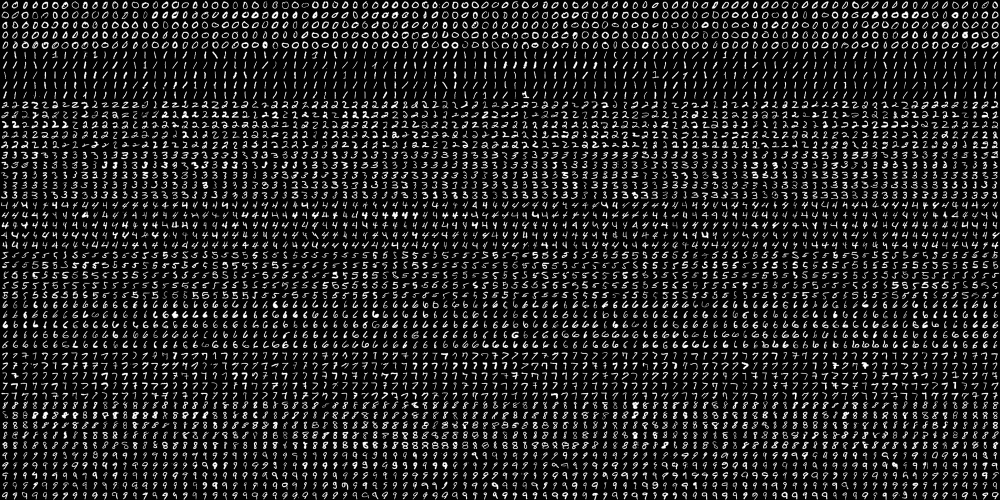
#> input picture 2022_图像算法基础教程(更新中)/day09/img/digits.png, 2000 x 1000 px (shown at 1/2 size)
$ jupyter execute --allow-errors day09.ipynb   (shell and % lines are left out)   (older library calls are emulated)
#> lines starting #> are read from the running program, lines starting #| are printed output that depends on the picture
### 机器学习1

[cell 1]
import sys
sys.path.append("../utils")
from imgload import *
import cv2
import matplotlib
import matplotlib.pyplot as plt
import numpy as np
import os
import math

plt.rcParams['font.sans-serif'] = ['SimHei']
plt.rcParams['axes.unicode_minus'] = False

##### knn

### knn 手写字分类

[cell 2]
img = cv2.imread('img/digits.png')
#> img is the input picture: shape (1000, 2000, 3); min 0, max 255, mean 33.8
gray = cv2.cvtColor(img,cv2.COLOR_BGR2GRAY)
cells = [np.hsplit(row,100) for row in np.vsplit(gray,50)]
#> cells = 50 items
x = np.array(cells)
x.shape
#> Out = (50, 100, 20, 20)

#### 准备数据

[cell 3]
train = x[:,:50].reshape(-1,400).astype(np.float32) # Size = (2500,400)
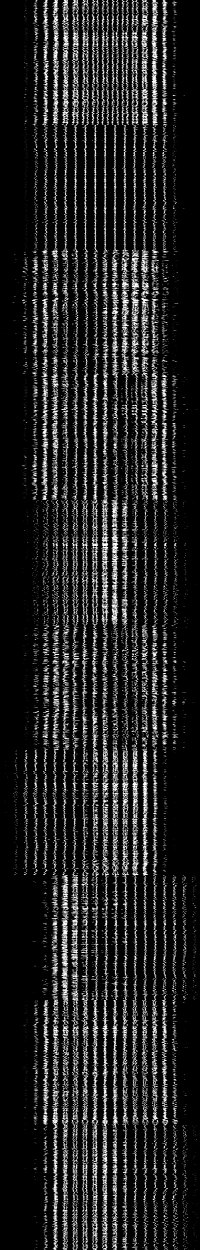
#> train: shape (2500, 400) float32 (shown at 1/2 size); min 0, max 255, mean 33.8
test = x[:,50:100].reshape(-1,400).astype(np.float32) # Size = (2500,400)
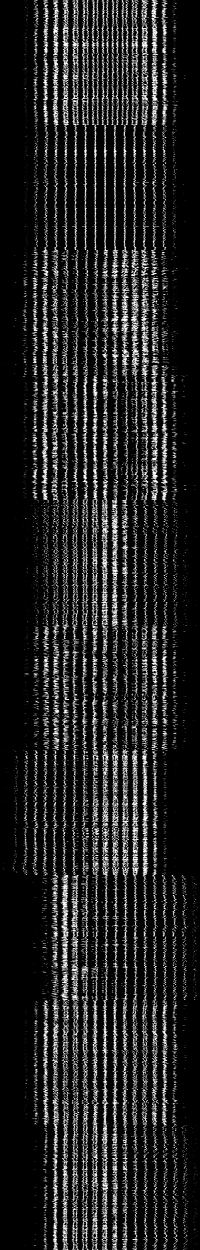
#> test: shape (2500, 400) float32 (shown at 1/2 size); min 0, max 255, mean 33.8
# Create labels for train and test data
k = np.arange(10)
train_labels = np.repeat(k,250)[:,np.newaxis]
test_labels = train_labels.copy()

[cell 4]
train.shape, train_labels.shape
#> Out = ((2500, 400), (2500, 1))

####  训练和预测

[cell 5]
knn = cv2.ml.KNearest_create()
knn.train(train,cv2.ml.ROW_SAMPLE, train_labels)
ret, results, neighbours ,dist = knn.findNearest(test, 3)
#> ret = 0; results = 2500 values, max 9 at index 926, min 0 at index 0, mean 4.45; neighbours = 2500 rows, first 8: [0, 0, 0], [0, 0, 0], [0, 0, 0], [0, 0, 5], [0, 0, 0], [0, 0, 0], [0, 0, 0], [6, 0, 0]; dist = 2500 rows, first 8: [361955, 598018, 606136], [790595, 959768, 1055851], [534520, 641045, 681043], [943748, 958162, 1052576], [796400, 841097, 878670], [396251, 671587, 715542], [554480, 930407, 950878], [681043, 1123587, 1253228]
correct = np.count_nonzero(results == test_labels)
#> correct = 2291
correct*100.0/10000
#> Out = 22.91

#### 其他数据

[cell 6]
import cv2
import numpy as np
import matplotlib.pyplot as plt
trainData = np.random.randint(0,100,(25,2)).astype(np.float32)
responses = np.random.randint(0,2,(25,1)).astype(np.float32)

newcomer = np.random.randint(0,100,(1,2)).astype(np.float32)
knn = cv2.ml.KNearest_create()
knn.train(trainData,cv2.ml.ROW_SAMPLE,responses)
ret, results, neighbours ,dist = knn.findNearest(newcomer, 3)
print ("result: ", results,"\n")

print ("result: ", results,"\n")
print ("neighbours: ", neighbours,"\n")
print ("distance: ", dist)

red = trainData[responses.ravel()==0]
plt.scatter(red[:,0],red[:,1],80,'r','^')
blue = trainData[responses.ravel()==1]
plt.scatter(blue[:,0],blue[:,1],80,'b','s')
plt.show()
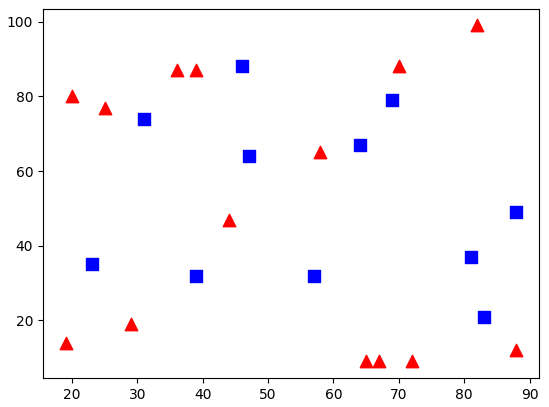
#> figure drawn by matplotlib, 1 panel

### 测试

[cell 7]
import cv2
import numpy as np
import matplotlib.pyplot as plt
trainData = np.random.randint(0,100,(25,2)).astype(np.float32)
responses = np.random.randint(0,2,(25,1)).astype(np.float32)

newcomer = np.random.randint(0,100,(1,2)).astype(np.float32)
knn = cv2.ml.KNearest_create()
knn.train(trainData,cv2.ml.ROW_SAMPLE,responses)
ret, results, neighbours ,dist = knn.findNearest(newcomer, 3)
print ("ret: ", ret,"\n")

print ("result: ", results,"\n")
print ("neighbours: ", neighbours,"\n")
print ("distance: ", dist)

red = trainData[responses.ravel()==0]
plt.scatter(red[:,0],red[:,1],80,'r','^')
blue = trainData[responses.ravel()==1]
plt.scatter(blue[:,0],blue[:,1],80,'b','s')
plt.scatter(newcomer[:,0],newcomer[:,1],80,'g','o')
plt.show()
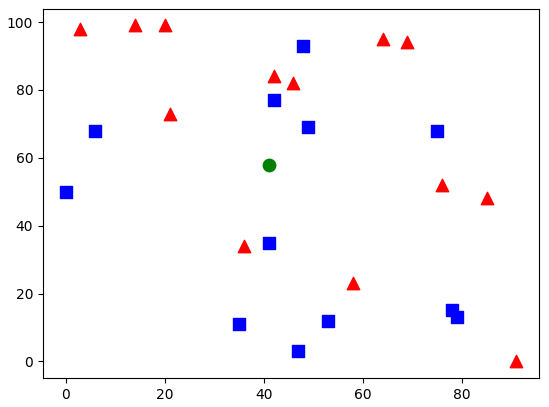
#> figure drawn by matplotlib, 1 panel

#### 单张图片进行 knn

[cell 8]
url_path = 'https://img0.baidu.com/it/u=3909136053,2301493036&fm=253&fmt=auto&app=138&f=JPEG?w=889&h=500'
#> (the rest of this cell did not finish here and is left out)

[cell 9]
h,w = gray.shape
#> h = 1000; w = 2000
data = gray.reshape(h * w, 1)
data = np.float32(data)
label = np.array([x.tolist() for x in data],dtype='float32')
knn = cv2.ml.KNearest_create()
knn.train(data, cv2.ml.ROW_SAMPLE, label)
ret, results, neighbours ,dist = knn.findNearest(data, 10)
img = results.reshape(h, w)
plt.imshow(img, 'gray')
